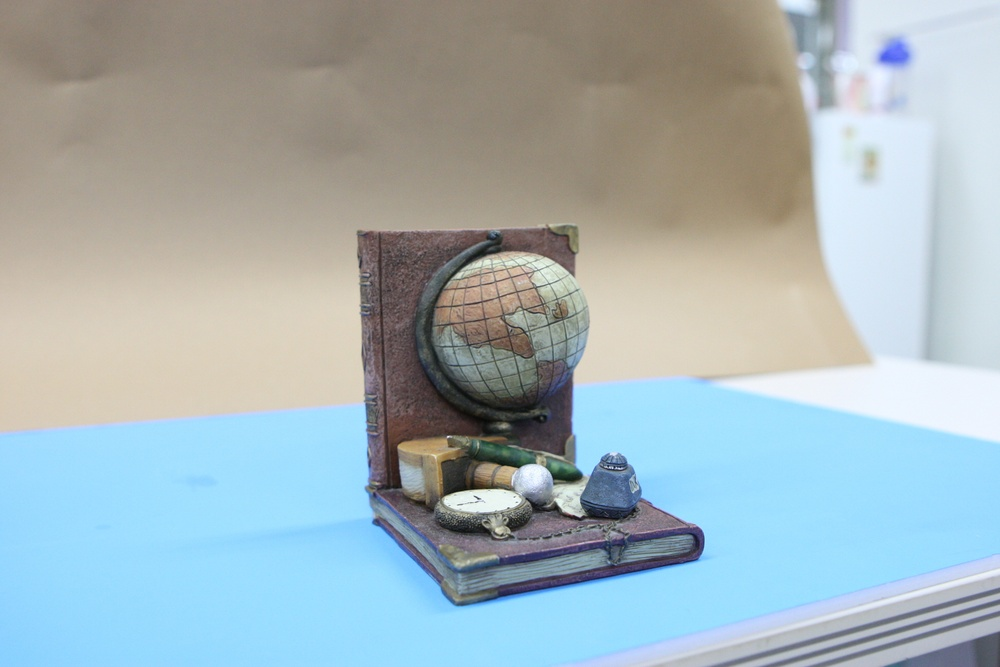
#> input picture PA2/data_2_sfm/sfm01.JPG, 1000 x 667 px, shrunk from 1944 x 1296 before the run
$ jupyter execute --allow-errors PA2_code.ipynb
#> lines starting #> are read from the running program, lines starting #| are printed output that depends on the picture
#> further down, img1 is the input picture: shape (667, 1000, 3); mean B, G, R 183.6, 179.5, 164.3
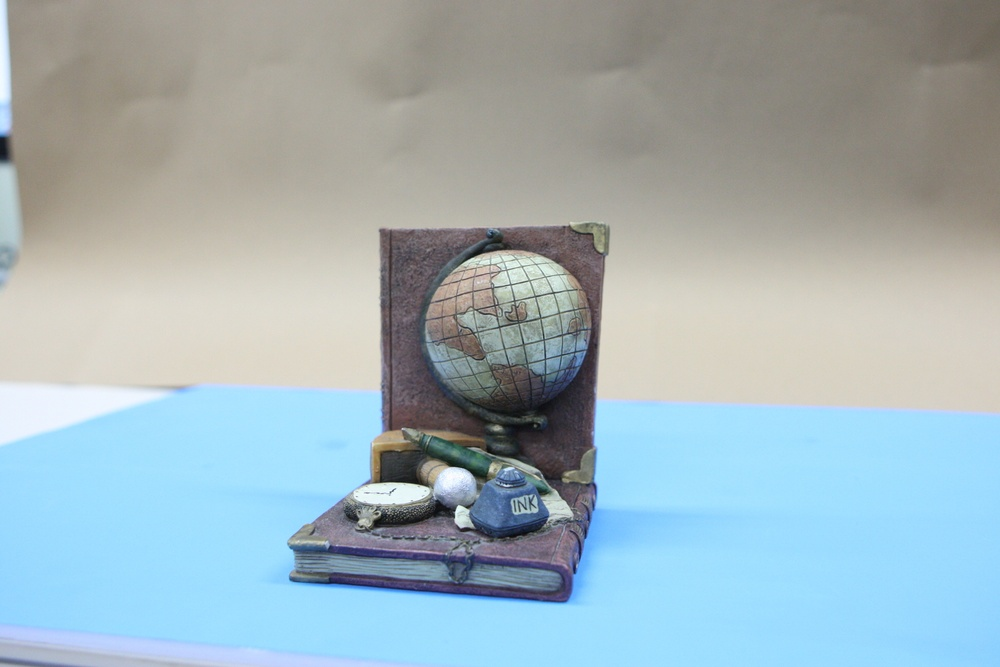
#> input picture PA2/data_2_sfm/sfm02.JPG, 1000 x 667 px, shrunk from 1944 x 1296 before the run
#> further down, img2 is the input picture: shape (667, 1000, 3); mean B, G, R 185.1, 179.3, 161.4
# PA2 - Structure from Motion
---
- 20204102 Juhyeon Nam (AI Graduate School)

[cell 1]
import os
DATASET_dir = os.path.join(os.getcwd(),'data_2_sfm')
DATASET_dir

[cell 2]
import cv2
cv2.__version__

## Correspondence Search, Relating Images
---
1. Extract SIFT from every image and find putative matches
2. Reject outliers by RANSAC

### 1. Extract SIFT from every image and find putative matches

Since this step is same as the task 1 from PA1, I modified the `alignImages()` function from the PA1 with SIFT descriptor.

Also, I referenced the code from [here](https://opencv-python-tutroals.readthedocs.io/en/latest/py_tutorials/py_feature2d/py_matcher/py_matcher.html)

I rather not to filter the SIFT feature matching much, since the bad matches will be rejected from RANSAC later. So I used 0.9 for the good match percent.

[cell 3]
import matplotlib.pyplot as plt

GOOD_MATCH_PERCENT = 0.9

def SIFT_feature_matching(im1, im2):

    # Convert images to grayscale
    im1Gray = cv2.cvtColor(im1, cv2.COLOR_BGR2GRAY)
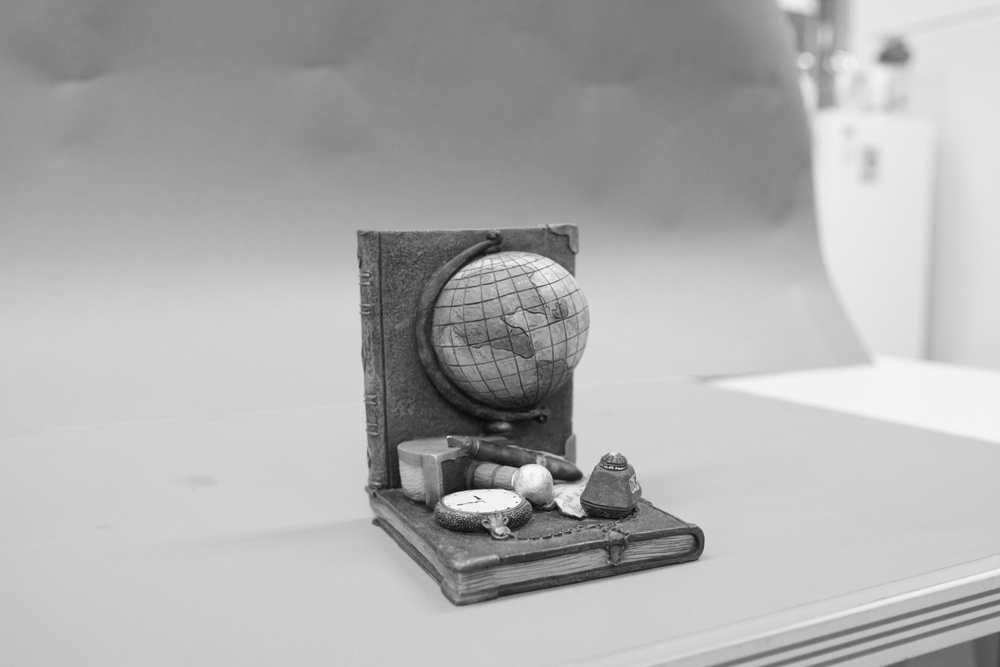
#> im1Gray: shape (667, 1000); min 8, max 253, mean 175.4
    im2Gray = cv2.cvtColor(im2, cv2.COLOR_BGR2GRAY)
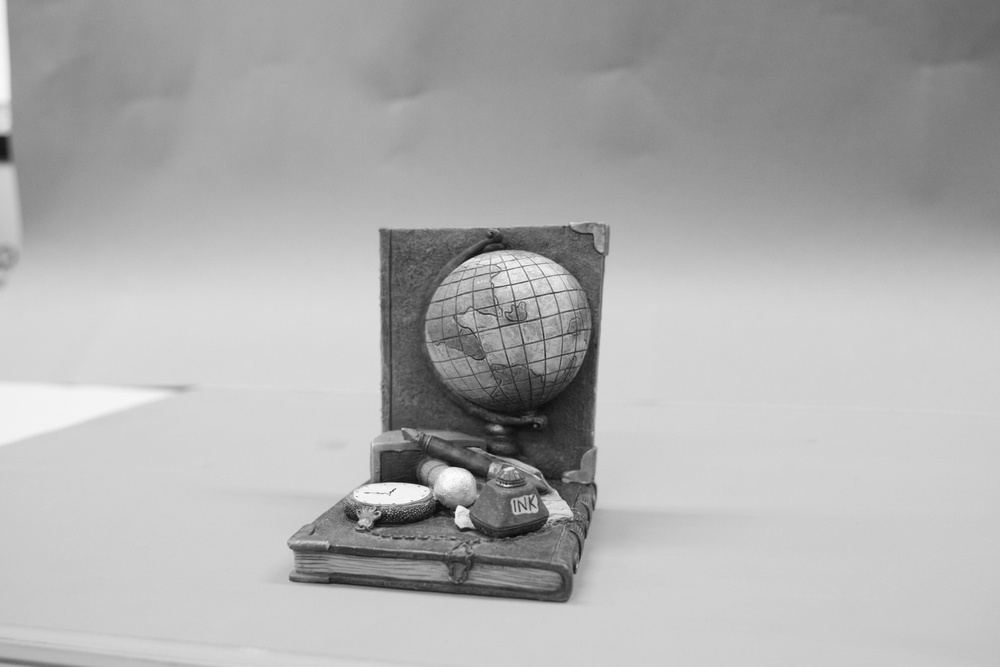
#> im2Gray: shape (667, 1000); min 10, max 254, mean 174.6

    # Detect SIFT features and compute descriptors
    sift = cv2.xfeatures2d.SIFT_create()
    keypoints1, descriptors1 = sift.detectAndCompute(im1Gray, None)
#> keypoints1 = 869 keypoints; strongest (x, y, size): (461, 503, 17.8), (533, 476, 18.9), (569, 498, 17.6), (573, 477, 9.6)
    keypoints2, descriptors2 = sift.detectAndCompute(im2Gray, None)
#> keypoints2 = 852 keypoints; strongest (x, y, size): (405, 495, 18.2), (451, 480, 20.7), (396, 466, 25.3), (440, 509, 16.6)

    # Match features
    matcher  = cv2.BFMatcher()
    matches = matcher.knnMatch(descriptors1, descriptors2, k=2)
#> matches = 869 matches

    # Drop bad matches
    good_matches = []
    for m, n in matches:
        if m.distance < GOOD_MATCH_PERCENT*n.distance:
            good_matches.append([m])
#> after the loop, good_matches = 272 matches

    # Draw top matches
    imMatches = cv2.drawMatchesKnn(im1, keypoints1, im2, keypoints2, good_matches, None)
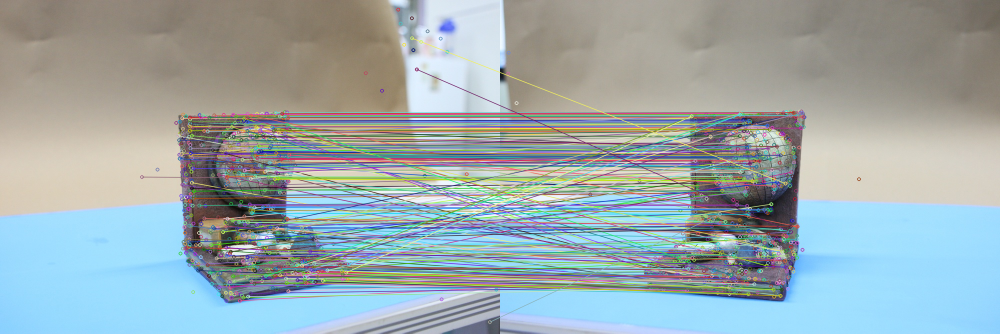
#> imMatches: shape (667, 2000, 3) (shown at 1/2 size); mean B, G, R 173.1, 170.5, 156.4
    cv2.imwrite("matches.jpg", imMatches)

    plt.figure(figsize=(16,8))
    plt.suptitle('SIFT Feature matching')
    plt.imshow(cv2.cvtColor(imMatches, cv2.COLOR_BGR2RGB))

    return keypoints1, keypoints2, good_matches

[cell 4]
img1 = cv2.imread(os.path.join(DATASET_dir, 'sfm01.JPG'), cv2.IMREAD_COLOR)
img2 = cv2.imread(os.path.join(DATASET_dir, 'sfm02.JPG'), cv2.IMREAD_COLOR)

keypoints1, keypoints2, good_matches = SIFT_feature_matching(img1, img2)
#> good_matches = 272 matches

### 2. Estimating essential matrix with RANSAC

To calculate the essential matrix, I randomly choose 5 matched points from the SIFT feature matching for 5 points algorithm which is a given function in `calibrated_five_point.m`. First, The points should be converted into normalized coordinate for calculated essential matirx. Therefore, I multiplied inverse of K to the matched points.

For RANSAC, we need to measure the distance between epipolar line and the matched point in another image. Where the epipolar line is denoted by , the distance between the epipolar line and the matched point  is . I set the distance threshold for RANSAC by 1E-4.

I repeat the whole procedure for 10,000 iterations. Then choose the essential matrix with maximum numbers of inliers, which are the mateched points with smaller distance measure than the threshold.

[cell 5]
import numpy as np
from tqdm import trange
import random
import math

import matlab.engine
#> (the rest of this cell did not finish here and is left out)

[cell 6]
K = np.array([[1698.873755, 0.000000,     971.7497705],
              [0.000000,    1698.8796645, 647.7488275],
              [0.000000,    0.000000,     1.000000]])

def to_normalized_homogeneous(u):
    u = np.array([u[0], u[1], 1])
    x = np.matmul(np.linalg.inv(K), u)
    return x.tolist()

def distance(p1, p2, E):
    L = np.matmul(E, p1)
    denom = abs(np.matmul(L, p2))
    numer = math.sqrt(L[0]**2 + L[1]**2)
    return denom/numer

[cell 7]
img_pts, query_pts = [], []

Q1 = []
Q2 = []
for m in good_matches:
    x1, y1 = keypoints1[m[0].queryIdx].pt
    x2, y2 = keypoints2[m[0].imgIdx].pt
    img_pts.append((x1, y1, 1))
    query_pts.append((x1, y1, 1))
    Q1.append(to_normalized_homogeneous((x1,y1)))
    Q2.append(to_normalized_homogeneous((x2,y2)))
#> this loop made 272 passes
#> (x1, y1) on passes 1 to 3: (283.4, 353.6), (356.6, 271.1), (357.9, 279.9)
#> after the loop, Q1 = 272 items, first 6: [-0.405, -0.173, 1], [-0.362, -0.222, 1], [-0.361, -0.217, 1], [-0.361, -0.199, 1], [-0.361, -0.195, 1], [-0.359, -0.151, 1]; Q2 = 272 items, first 6: [-0.563, -0.295, 1], [-0.563, -0.295, 1], [-0.563, -0.295, 1], [-0.563, -0.295, 1], [-0.563, -0.295, 1], [-0.563, -0.295, 1]; img_pts = 272 items, first 6: (283.4, 353.6, 1), (356.6, 271.1, 1), (357.9, 279.9, 1), (358.2, 309.1, 1), (358.9, 316.9, 1), (362.4, 391.5, 1); query_pts has the same summary as img_pts

img_pts, query_pts = np.array(img_pts), np.array(query_pts)
#> img_pts = 272 rows, first 8: [283.4, 353.6, 1], [356.6, 271.1, 1], [357.9, 279.9, 1], [358.2, 309.1, 1], [358.9, 316.9, 1], [362.4, 391.5, 1], [363.1, 307.8, 1], [363.8, 322.9, 1]; query_pts has the same summary as img_pts
Q1, Q2 = np.array(Q1), np.array(Q2)
#> Q1 = 272 rows, first 8: [-0.405, -0.173, 1], [-0.362, -0.222, 1], [-0.361, -0.217, 1], [-0.361, -0.199, 1], [-0.361, -0.195, 1], [-0.359, -0.151, 1], [-0.358, -0.2, 1], [-0.358, -0.191, 1]; Q2 = 272 rows, first 8: [-0.563, -0.295, 1], [-0.563, -0.295, 1], [-0.563, -0.295, 1], [-0.563, -0.295, 1], [-0.563, -0.295, 1], [-0.563, -0.295, 1], [-0.563, -0.295, 1], [-0.563, -0.295, 1]

n_ITER = 10000
n_matches = len(good_matches)
#> n_matches = 272
max_inliers = 0
best_E, best_iter, best_inliers_idx = None, None, None

t = trange(n_ITER, desc='Iteration')
t.set_postfix(max_n_inliers=max_inliers)
#> (the rest of this cell did not finish here and is left out)

## Initialization Step
---
3. Estimate motion (R and T)
4. Reconstruct 3D points for the selected image pair(Triangulation)

### 3. Estimate motion (R and T)

The calculated essential matrix can be decomposed into rotation matrix R and translation matrix t. First, decompose essential matrix by SVD. Based on the U and V from SVD, two possible R can be derived. Remined that the determinant of the rotation matrix should be positive value. Also two possible translation matrix can be derived from U, which is the U3. d
And camera matrices P1 and P2 can be interpreted as  and  for normalized coordinates.

#> (a cell that did not finish here is left out)

### 4. Triangulation: Reconstruct 3D points for the selected image pair

There are two methods for triangulation, linear method and nonlinear method. The linear method is much simpler than the nonlinear method, but it is suboptimal because it is not variant under a projective transformation. However, the nonlinear method minimize the reprojection error on both images. In this implementation, I use linear triangulation method due to its simplicity. For implementation details, I followed the formulas in the lecture slide.

I still have four P2 candidates, which are combinations of possible R and t. For all candidates, I calculated the depth from the camera and count the number of points with positive depth by checking the cheirality condition using triangulation. All points should be infront of the camera, but there might be some noise. Therefore I choose P2 with maximum number of points with positive depth.

[cell 9]
def depth_from_camera(P_3d, R, t):
    depth = np.matmul(R[2], P_3d.reshape(3,1) - t)
    return depth

def Triangulation(P1, P2, Q1, Q2):

    P_3d = []

    for i in range(n_matches):
        q1 = Q1[i]
        q2 = Q2[i]

        a1 = q1[0] * P1[2,:] - P1[0,:]
        a2 = q1[1] * P1[2,:] - P1[1,:]
        a3 = q2[0] * P2[2,:] - P2[0,:]
        a4 = q2[1] * P2[2,:] - P2[1,:]

        A = np.array([a1, a2, a3, a4])

        _, _, V = np.linalg.svd(A)
        X = V[:, -1]
        X = np.divide(X, X[3]) # convert in homogeneuous vector form
        P_3d.append(X)

    P_3d = np.array(P_3d)
    P_3d = P_3d[:, :3]

    return P_3d

[cell 10]
P1 = np.hstack( (np.eye(3,3),
                 np.zeros((3,1))))

best_R = None
best_t = None
best_P_3d = None
max_n_positive = 0

#> (the rest of this cell did not finish here and is left out)

[cell 11]
def SavePLY(filename, P_3d):
    with open(filename, 'w') as f:
        f.write("ply\n")
        f.write("format ascii 1.0\n")
        f.write(f"element vertex {len(P_3d)}\n")
        f.write("property float x\n")
        f.write("property float y\n")
        f.write("property float z\n")
        f.write("property uchar diffuse_blue\n")
        f.write("property uchar diffuse_green\n")
        f.write("property uchar diffuse_red\n")
        f.write("end_header\n")
        for i, p in enumerate(P_3d):
            p = [str(s) for s in p]
            p = " ".join(p)
            c = img1[int(keypoints1[i].pt[1])][int(keypoints1[i].pt[0])]
            c = [str(s) for s in c]
            c = " ".join(c)

            f.write(p + " " + c +"\n")

#> (a cell that did not finish here is left out)

[cell 13]
tri_img = cv2.imread(('./Triangulation_result.png'), cv2.IMREAD_COLOR)
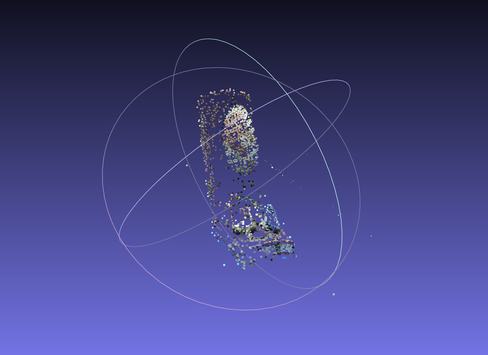
#> input picture PA2/Triangulation_result.png, 488 x 355 px, shrunk from 949 x 690 before the run
#> tri_img is the input picture: shape (355, 488, 3); mean B, G, R 130.5, 67.3, 67.2
plt.imshow(cv2.cvtColor(tri_img, cv2.COLOR_BGR2RGB))
